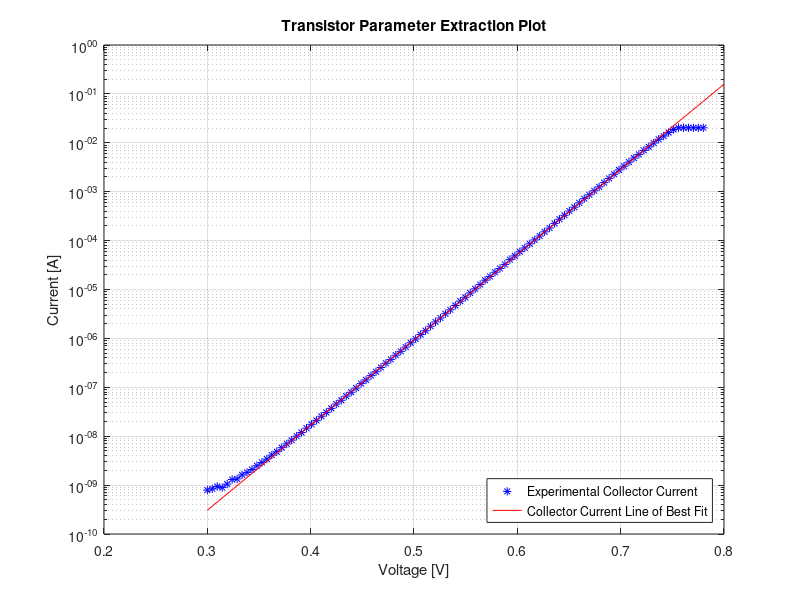
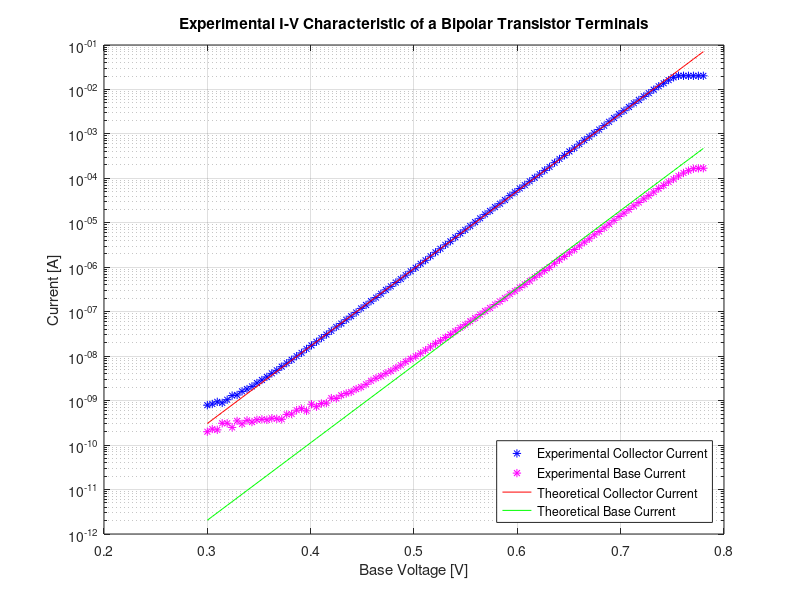
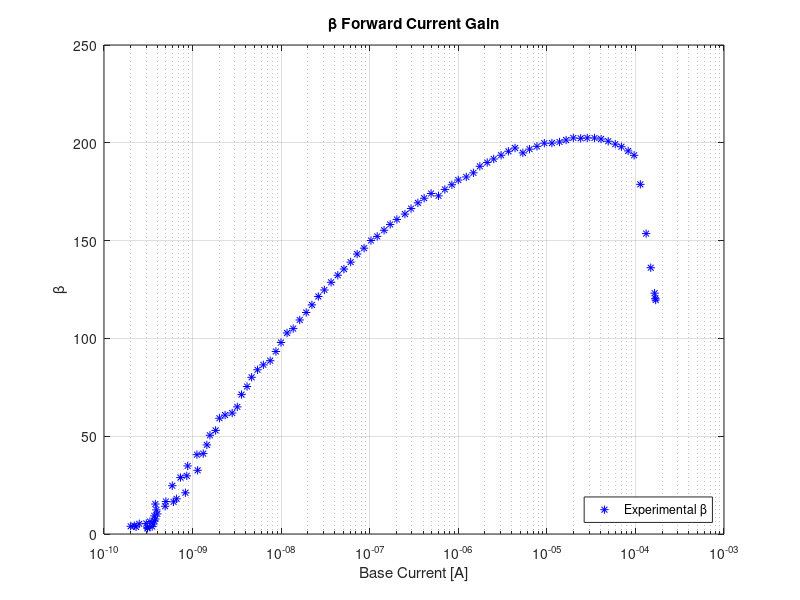
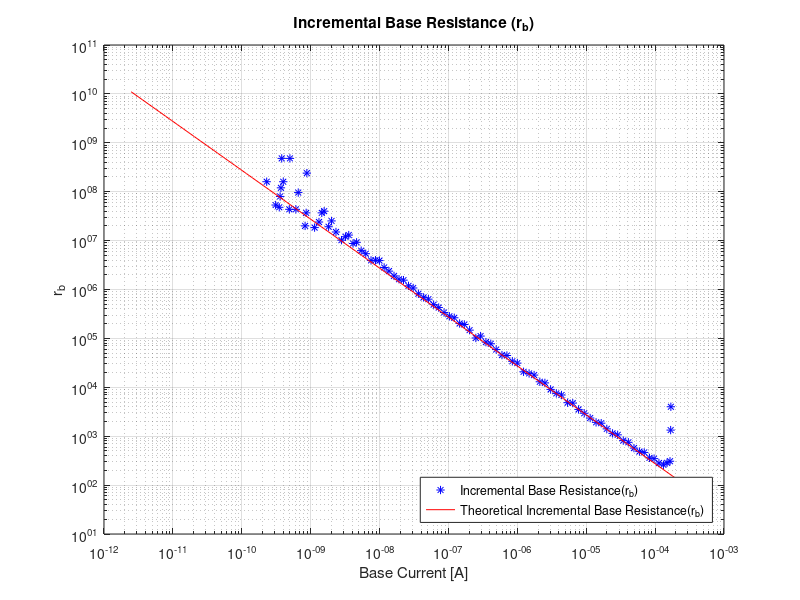

Source code (MATLAB) for these figures, in order:
%% Experiment 1
Experiment_1 = load('Experiment_1_NEW.mat');
Experiment_1.Ib = fliplr(Experiment_1.Ib);
Experiment_1.Ib = Experiment_1.Ib + 1.350e-09;
Experiment_1.Ie = (-1)*fliplr(Experiment_1.Ie);
Experiment_1.Vb = fliplr(Experiment_1.Vb);
Experiment_1.Ic = Experiment_1.Ie - Experiment_1.Ib;

Theoretical_1.Vb = Experiment_1.Vb(22:95);
x = linspace(0.3, 0.8, 100);
fit = polyfit(Theoretical_1.Vb,log(Experiment_1.Ic(22:95)),1);
line = exp(fit(1) * x + fit(2));

%U_T = (0.026);
U_T = 1/(fit(1));
I_s = exp(fit(2));

% Beta is assumed to be 100~.
Theoretical_Beta = 150;
Theoretical_1.Ib = (I_s./Theoretical_Beta)*exp(Experiment_1.Vb/U_T);
Theoretical_1.Ic = I_s*exp((Experiment_1.Vb)/U_T);
Theoretical_1.Ie = Theoretical_1.Ic + Theoretical_1.Ib;
Theoretical_1.rb = diff(Experiment_1.Vb)./diff(Theoretical_1.Ib);
Theoretical_1.gm = diff(Theoretical_1.Ic)./diff(Experiment_1.Vb);

figure
semilogy(Experiment_1.Vb,Experiment_1.Ic,'b*')
hold on
semilogy(x,line,'r-');
title('Transistor Parameter Extraction Plot')
xlabel('Voltage [V]')
ylabel('Current [A]')
legend('Experimental Collector Current','Collector Current Line of Best Fit','Location','Southeast')
grid on
hold off

figure
semilogy(Experiment_1.Vb,Experiment_1.Ic,'b*')
hold on
semilogy(Experiment_1.Vb,Experiment_1.Ib,'m*')
semilogy(Experiment_1.Vb,Theoretical_1.Ic,'r-')
semilogy(Experiment_1.Vb,Theoretical_1.Ib,'g-')
title('Experimental I-V Characteristic of a Bipolar Transistor Terminals')
xlabel('Base Voltage [V]')
ylabel('Current [A]')
legend('Experimental Collector Current','Experimental Base Current','Theoretical Collector Current','Theoretical Base Current','Location','Southeast')
grid on
hold off

% If we want to plot a range of Currents
% figure
% semilogy(Experiment_1.Vb(16:55),Experiment_1.Ic(16:55),'b*')
% hold on
% semilogy(Experiment_1.Vb(16:55),Experiment_1.Ib(16:55),'r*')
% semilogy(x(16:end),line(16:end),'g-','LineWidth',1.5);
% semilogy(Experiment_1.Vb(16:55),theoretical_Ic(16:55),'g*')
% title('Experimental I-V Characteristic of a Bipolar Transistor Terminals')
% xlabel('Voltage [V]')
% ylabel('Current [A]')
% legend('Experimental Collector Current','Experimental Base Current','Base Current Line of Best Fit','Location','Southeast')
% grid on
% hold off

figure
semilogx(Experiment_1.Ib,Experiment_1.Ic./Experiment_1.Ib,'b*')
hold on
title('\beta Forward Current Gain')
xlabel('Base Current [A]')
ylabel('\beta')
legend('Experimental \beta','Location','Southeast')
grid on
hold off

fit1rb = polyfit(log(Theoretical_1.Ib(2:end)),log(Theoretical_1.rb),1);
sloperb = exp(fit1rb(1));
interceptrb = exp(fit1rb(2));

figure
loglog(Experiment_1.Ib(2:end),diff(Experiment_1.Vb)./diff(Experiment_1.Ib),'b*')
hold on
loglog(Theoretical_1.Ib(2:end),Theoretical_1.rb,'r-')
title('Incremental Base Resistance (r_{b})')
xlabel('Base Current [A]')
ylabel('r_{b}')
legend('Incremental Base Resistance(r_{b})','Theoretical Incremental Base Resistance(r_{b})','Location','Southeast')
grid on
hold off

figure
loglog(Experiment_1.Ic(2:end),diff(Experiment_1.Ic)./diff(Experiment_1.Vb),'b*')
hold on
loglog(Theoretical_1.Ic(2:end),Theoretical_1.gm,'r-')
title('Incremental Transconductance Gain (g_{m})')
xlabel('Collector Current [A]')
ylabel('g_{m}')
legend('Experimental Incremental Transconductance Gain (g_{m})','Theoretical Incremental Transconductance Gain (g_{m})','Location','Southeast')
grid on
hold off

%% Experiment 2
% Find U_T and I_s for the didoe from Experiment 1
Experiment_1 = load('Experiment_1_NEW.mat');
Experiment_1.Ib = fliplr(Experiment_1.Ib);
Experiment_1.Ib = Experiment_1.Ib + 1.350e-09;
Experiment_1.Ie = (-1)*fliplr(Experiment_1.Ie);
Experiment_1.Vb = fliplr(Experiment_1.Vb);
Experiment_1.Ic = Experiment_1.Ie - Experiment_1.Ib;
Theoretical_1.Vb = Experiment_1.Vb(22:95);
x = linspace(0.3, 0.8, 100);
fit = polyfit(Theoretical_1.Vb,log(Experiment_1.Ic(22:95)),1);
line = exp(fit(1) * x + fit(2));
U_T = 1/(fit(1));
I_s = exp(fit(2));

% Experiment 2 Code
Experiment_2_200 = load('Experiment_2-200_NEW.mat');
Experiment_2_200.Ib = fliplr(Experiment_2_200.Ib)+5.4e-9;
Experiment_2_200.Ie = (-1)*fliplr(Experiment_2_200.Ie);
Experiment_2_200.Vb = fliplr(Experiment_2_200.Vb);

x200 = linspace(0.35,0.75,200);
fit200 = polyfit(Experiment_2_200.Vb(8:13),log(Experiment_2_200.Ie(8:13)),1);
line200 = exp(fit200(1)*x200 + fit200(2));
slope200 = fit200(1);
intercept200 = exp(fit200(2));

Experiment_2_2k = load('Experiment_2-2k_NEW.mat');
Experiment_2_2k.Ib = fliplr(Experiment_2_2k.Ib)+4.77e-10;
Experiment_2_2k.Ie = (-1)*fliplr(Experiment_2_2k.Ie);
Experiment_2_2k.Vb = fliplr(Experiment_2_2k.Vb);

x2k = linspace(0.35,0.65,200);
fit2k = polyfit(Experiment_2_2k.Vb(8:13),log(Experiment_2_2k.Ie(8:13)),1);
line2k = exp(fit2k(1)*x2k + fit2k(2));
slope2k = fit2k(1);
intercept2k = exp(fit2k(2));

Experiment_2_20k = load('Experiment_2-20k_NEW.mat');
Experiment_2_20k.Ib = fliplr(Experiment_2_20k.Ib)+1e-8;
Experiment_2_20k.Ie = (-1)*fliplr(Experiment_2_20k.Ie);
Experiment_2_20k.Vb = fliplr(Experiment_2_20k.Vb);

x20k = linspace(0.4,0.65,200);
fit20k = polyfit(Experiment_2_20k.Vb(9:13),log(Experiment_2_20k.Ie(9:13)),1);
line20k = exp(fit20k(1)*x20k + fit20k(2));
slope20k = fit20k(1);
intercept20k = exp(fit20k(2));

Experiment_2_200.Ic = Experiment_2_200.Ie - Experiment_2_200.Ib;
Experiment_2_2k.Ic = Experiment_2_2k.Ie - Experiment_2_2k.Ib;
Experiment_2_20k.Ic = Experiment_2_20k.Ie - Experiment_2_20k.Ib;

figure
semilogy(Experiment_2_200.Vb,Experiment_2_200.Ic,'b*')
hold on
semilogy(Experiment_2_2k.Vb,Experiment_2_2k.Ic,'g*')
semilogy(Experiment_2_20k.Vb,Experiment_2_20k.Ic,'m*')
semilogy(x,line,'r-')
%semilogy(x200,line200,'r-');
%semilogy(x2k,line2k,'k-');
%semilogy(x20k,line20k,'c-');
title('Emitter-Degenerated Bipolar Collector Current Characteristics')
xlabel('Base Voltage [V]')
ylabel('Collector Current [A]')
%legend('Experimental R = 200 \Omega','Experimental R = 2k \Omega','Experimental R = 20k \Omega',...
%    'Theoretical R = 200 \Omega','Theoretical R = 2k \Omega','Theoretical R = 20k \Omega','Location','Southeast')
legend('Experimental R = 200 \Omega','Experimental R = 2k \Omega','Experimental R = 20k \Omega',...
    'Theoretical Collector Current Characteristics from Experiment 1','Location','Southeast')
grid on
hold off

%x200Ic = linspace(0.6,4.85,200);
x200Ic = linspace(0.6,5,200);
fit200Ic = polyfit(Experiment_2_200.Vb(13:98),(Experiment_2_200.Ic(13:98)),1);
line200Ic = (fit200Ic(1)*x200Ic + fit200Ic(2));
slope200Ic = fit200Ic(1);
intercept200Ic = (fit200Ic(2));

figure
plot(Experiment_2_200.Vb,Experiment_2_200.Ic,'b*')
hold on
plot(x200Ic,line200Ic,'r-')
title('Emitter-Degenerated Bipolar Collector Current Characteristics R = 200 \Omega')
xlabel('Base Voltage [V]')
ylabel('Collector Current [A]')
legend('Experimental R = 200 \Omega','Theoretical R = 200 \Omega','Location','Southeast')
grid on
hold off

%x2kIc = linspace(0.6,4.85,200);
x2kIc = linspace(0.6,5,200);
fit2kIc = polyfit(Experiment_2_2k.Vb(13:98),(Experiment_2_2k.Ic(13:98)),1);
line2kIc = (fit2kIc(1)*x2kIc + fit2kIc(2));
slope2kIc = fit2kIc(1);
intercept2kIc = (fit2kIc(2));

figure
plot(Experiment_2_2k.Vb,Experiment_2_2k.Ic,'b*')
hold on
plot(x2kIc,line2kIc,'r-')
title('Emitter-Degenerated Bipolar Collector Current Characteristics R = 2k \Omega')
xlabel('Base Voltage [V]')
ylabel('Collector Current [A]')
legend('Experimental R = 2k \Omega','Theoretical R = 2k \Omega','Location','Southeast')
grid on
hold off

%x20kIc = linspace(0.6,4.85,200);
x20kIc = linspace(0.6,5,200);
fit20kIc = polyfit(Experiment_2_20k.Vb(13:98),(Experiment_2_20k.Ic(13:98)),1);
line20kIc = (fit20kIc(1)*x20kIc + fit20kIc(2));
slope20kIc = fit20kIc(1);
intercept20kIc = (fit20kIc(2));

figure
plot(Experiment_2_20k.Vb,Experiment_2_20k.Ic,'b*')
hold on
plot(x20kIc,line20kIc,'r-')
title('Emitter-Degenerated Bipolar Collector Current Characteristics with R = 20k \Omega')
xlabel('Base Voltage [V]')
ylabel('Collector Current [A]')
legend('Experimental R = 20k \Omega','Theoretical R = 20k \Omega','Location','Southeast')
grid on
hold off

Theoretical_Beta = 150;

x200Rb = linspace(5e-9,5e-6,100);
fit200Rb = polyfit(log(Experiment_2_200.Ib(11:13)),log(Theoretical_Beta*200*(1 + U_T./(200*Theoretical_Beta*Experiment_2_200.Ib(11:13)))),1);
line200Rb = exp((fit200Rb(1))*log(x200Rb) + ((fit200Rb(2))));
slope200Rb = fit200Rb(1);
intercept200Rb = exp(fit200Rb(2));

% Rb for each resistor
figure
loglog(Experiment_2_200.Ib,Theoretical_Beta*200*(1 + U_T./(200*Theoretical_Beta*Experiment_2_200.Ib)),'b*')
hold on
loglog(x200Rb,line200Rb,'-r')
title('Incremental Base Resistance(R_{b}) of Degenerated Bipolar Transistor Terminals with R = 200 \Omega')
xlabel('Base Current [A]')
ylabel('R_{b}')
legend('Incremental Base Resistance(R_{b})','Theoretical Incremental Base Resistance(R_{b})','Location','Southeast')
grid on
hold off

x2kRb = linspace(1e-10,1e-6,100);
fit2kRb = polyfit(log(Experiment_2_2k.Ib(10:13)),log(Theoretical_Beta*2000*(1 + U_T./(2000*Theoretical_Beta*Experiment_2_2k.Ib(10:13)))),1);
line2kRb = exp((fit2kRb(1))*log(x2kRb) + ((fit2kRb(2))));
slope2kRb = fit2kRb(1);
intercept2kRb = exp(fit2kRb(2));

figure
loglog(Experiment_2_2k.Ib,Theoretical_Beta*2000*(1 + U_T./(2000*Theoretical_Beta*Experiment_2_2k.Ib)),'b*')
hold on
loglog(x2kRb,line2kRb,'-r')
title('Incremental Base Resistance(R_{b}) of Degenerated Bipolar Transistor Terminals with R = 2 k\Omega')
xlabel('Base Current [A]')
ylabel('R_{b}')
legend('Incremental Base Resistance(R_{b})','Theoretical Incremental Base Resistance(R_{b})','Location','Southeast')
grid on
hold off

x20kRb = linspace(1e-9,5e-8,100);
fit20kRb = polyfit(log(Experiment_2_20k.Ib(9:11)),log(Theoretical_Beta*20000*(1 + U_T./(20000*Theoretical_Beta*Experiment_2_20k.Ib(9:11)))),1);
line20kRb = exp((fit20kRb(1))*log(x20kRb) + ((fit20kRb(2))));
slope20kRb = fit20kRb(1);
intercept20kRb = exp(fit20kRb(2));

figure
loglog(Experiment_2_20k.Ib,Theoretical_Beta*20000*(1 + U_T./(20000*Theoretical_Beta*Experiment_2_20k.Ib)),'b*')
hold on
loglog(x20kRb,line20kRb,'-r')
title('Incremental Base Resistance(R_{b}) of Degenerated Bipolar Transistor Terminals with R = 20 k\Omega')
xlabel('Base Current [A]')
ylabel('R_{b}')
legend('Incremental Base Resistance(R_{b})','Theoretical Incremental Base Resistance(R_{b})','Location','Southeast')
grid on
hold off

x200Gm = linspace(1e-9,5e-4,200);
fit200Gm = polyfit(log(Experiment_2_200.Ic(1:13)),log((1/200)*(1+((U_T/200)./Experiment_2_200.Ic(1:13)))),1);
line200Gm = exp((fit200Gm(1))*log(x200Gm) + ((fit200Gm(2))));
slope200Gm = fit200Gm(1);
intercept200Gm = exp(fit200Gm(2));

% Gm for each resistor
figure
loglog(Experiment_2_200.Ic,(1/200)*(1+((U_T/200)./Experiment_2_200.Ic)),'b*')
hold on
loglog(x200Gm,line200Gm,'-r')
title('Incremental Transconductance Gain (G_{m}) of Degenerated Bipolar Transistor with R = 200 \Omega')
xlabel('Collector Current [A]')
ylabel('G_{m}')
legend('Experimental Incremental Transconductance Gain (G_{m})','Theoretical Incremental Transconductance Gain (G_{m})','Location','Northeast')
grid on
hold off

x2kGm = linspace(1e-9,1e-5,100);
fit2kGm  = polyfit(log(Experiment_2_2k.Ic(9:12)),log((1/2000)*(1+((U_T/2000)./Experiment_2_2k.Ic(9:12)))),1);
line2kGm  = exp((fit2kGm(1))*log(x2kGm)+((fit2kGm(2))));
slope2kGm  = fit2kGm(1);
intercept2kGm  = exp(fit2kGm(2));

figure
loglog(Experiment_2_2k.Ic,(1/2000)*(1+((U_T/2000)./Experiment_2_2k.Ic)),'b*')
hold on
loglog(x2kGm,line2kGm,'-r')
title('Incremental Transconductance Gain (G_{m}) of Degenerated Bipolar Transistor with R = 2 k\Omega')
xlabel('Collector Current [A]')
ylabel('G_{m}')
legend('Experimental Incremental Transconductance Gain (G_{m})','Theoretical Incremental Transconductance Gain (G_{m})','Location','Northeast')
grid on
hold off

x20kGm = linspace(1e-10,1e-5,100);
fit20kGm  = polyfit(log(Experiment_2_20k.Ic(8:11)),log((1/20000)*(1+((U_T/20000)./Experiment_2_20k.Ic(8:11)))),1);
line20kGm  = exp((fit20kGm(1))*log(x20kGm)+((fit20kGm(2))));
slope20kGm  = fit20kGm(1);
intercept20kGm  = exp(fit20kGm(2));

figure
loglog(Experiment_2_20k.Ic,(1/20000)*(1+((U_T/20000)./Experiment_2_20k.Ic)),'b*')
hold on
loglog(x20kGm,line20kGm,'-r')
title('Incremental Transconductance Gain (G_{m}) of Degenerated Bipolar Transistor with R = 20 k\Omega')
xlabel('Collector Current [A]')
ylabel('G_{m}')
legend('Experimental Incremental Transconductance Gain (G_{m})','Theoretical Incremental Transconductance Gain (G_{m})','Location','Northeast')
grid on
hold off

%% Experiment 3

%--
Experiment_1 = load('Experiment34_param.mat');
Experiment_1.Ib = fliplr(Experiment_1.Ib);
Experiment_1.Ib = Experiment_1.Ib + 1.350e-09;
Experiment_1.Ie = (-1)*fliplr(Experiment_1.Ie);
Experiment_1.Vb = fliplr(Experiment_1.Vb);
Experiment_1.Ic = Experiment_1.Ie - Experiment_1.Ib;
Theoretical_1.Vb = Experiment_1.Vb(16:37);
x = linspace(0.3, 0.8, 100);
fit = polyfit(Theoretical_1.Vb,log(Experiment_1.Ic(16:37)),1);
line = exp(fit(1) * x + fit(2));
U_T = 1/(fit(1));
I_s = exp(fit(2));
%--

Experiment_3 = load('Experiment_3-20k_3-2.mat');
Experiment_3.Ib = fliplr(Experiment_3.Ib);
Experiment_3.Vb = fliplr(Experiment_3.Vb);
Experiment_3.Ve = fliplr(Experiment_3.Ve);

x = linspace(0.5,5,200);
fit2 = polyfit(Experiment_3.Vb(11:end),Experiment_3.Ve(11:end),1);
line2 = fit2(1)*x + fit2(2);
slope2 = fit2(1);
intercept2 = fit2(2);

figure
plot(Experiment_3.Vb(1:2:end),Experiment_3.Ve(1:2:end),'b*')
hold on
plot(x, line2, 'r-');
xlabel('V_{in} [V]')
ylabel('V_{out} [V]')
title('Voltage Transfer Characteristics for Common-Collector Amplifier Circuit')
legend('Experimental V_{in} vs. V_{out}','Theoretical V_{in} vs. V_{out}','Location','Southeast')
%legend('Experimental R_1 = 51 k\Omega','Experimental R_1 = 60 k\Omega','Experimental R_1 = 71 k\Omega','Location','Northwest')
grid on
hold off



%% Experiment 4

%--
Experiment_1 = load('Experiment34_param.mat');
Experiment_1.Ib = fliplr(Experiment_1.Ib);
Experiment_1.Ib = Experiment_1.Ib + 1.350e-09;
Experiment_1.Ie = (-1)*fliplr(Experiment_1.Ie);
Experiment_1.Vb = fliplr(Experiment_1.Vb);
Experiment_1.Ic = Experiment_1.Ie - Experiment_1.Ib;
Theoretical_1.Vb = Experiment_1.Vb(16:37);
x = linspace(0.3, 0.8, 100);
fit = polyfit(Theoretical_1.Vb,log(Experiment_1.Ic(16:37)),1);
line = exp(fit(1) * x + fit(2));
U_T = 1/(fit(1));
I_s = exp(fit(2));
%--

Experiment_4_60k = load('Experiment_4-60k_NEW.mat');
Experiment_4_60k.Ib = fliplr(Experiment_4_60k.Ib);
Experiment_4_60k.Vb = fliplr(Experiment_4_60k.Vb);
Experiment_4_60k.Vout = fliplr(Experiment_4_60k.Vout);

x60 = linspace(0.5,3.3,200);
fit60 = polyfit(Experiment_4_60k.Vb(10:70),Experiment_4_60k.Vout(10:70),1);
line60 = fit60(1)*x60 + fit60(2);
slope60= fit60(1);
intercept60 = fit60(2);

x602 = linspace(3.3,5,200);
fit602 = polyfit(Experiment_4_60k.Vb(70:end),Experiment_4_60k.Vout(70:end),1);
line602 = fit602(1)*x602 + fit602(2); 
slope602 = fit602(1);
intercept602 = fit602(2);

Experiment_4_80k = load('Experiment_4-80k_NEW.mat');
Experiment_4_80k.Ib = fliplr(Experiment_4_80k.Ib);
Experiment_4_80k.Vb = fliplr(Experiment_4_80k.Vb);
Experiment_4_80k.Vout = fliplr(Experiment_4_80k.Vout);

x80 = linspace(0.5,3.1,200);
fit80 = polyfit(Experiment_4_80k.Vb(10:60),Experiment_4_80k.Vout(10:60),1);
line80 = fit80(1)*x80 + fit80(2);
slope80= fit80(1);
intercept80 = fit80(2);

x802 = linspace(3.1,5,200);
fit802 = polyfit(Experiment_4_80k.Vb(60:end),Experiment_4_80k.Vout(60:end),1);
line802 = fit802(1)*x802 + fit802(2); 
slope802 = fit802(1);
intercept802 = fit802(2);

Experiment_4_100k = load('Experiment_4-100k_NEW.mat');
Experiment_4_100k.Ib = fliplr(Experiment_4_100k.Ib);
Experiment_4_100k.Vb = fliplr(Experiment_4_100k.Vb);
Experiment_4_100k.Vout = fliplr(Experiment_4_100k.Vout);

x100 = linspace(0.5,3.6,200);
fit100 = polyfit(Experiment_4_100k.Vb(10:70),Experiment_4_100k.Vout(10:70),1);
line100 = fit100(1)*x100 + fit100(2);
slope100 = fit100(1);
intercept100 = fit100(2);

x1002 = linspace(3.5,5,200);
fit1002 = polyfit(Experiment_4_100k.Vb(70:end),Experiment_4_100k.Vout(70:end),1);
line1002 = fit1002(1)*x1002 + fit1002(2); 
slope1002 = fit1002(1);
intercept1002 = fit1002(2);

figure
plot(Experiment_4_100k.Vb,Experiment_4_100k.Vout,'b*')
hold on
plot(x100, line100, 'r-');
plot(x1002, line1002, 'r-');
plot(Experiment_4_60k.Vb,Experiment_4_60k.Vout,'g*')
plot(x60, line60, 'k-');
plot(x602, line602, 'k-');
plot(Experiment_4_80k.Vb,Experiment_4_80k.Vout,'m*')
plot(x80, line80, 'c-');
plot(x802, line802, 'c-');
plot(Experiment_3.Vb(1:2:end),Experiment_3.Ve(1:2:end),'y*')
xlabel('V_{in} [V]')
ylabel('V_{out} [V]')
title('Voltage Transfer Characteristics for Inverter Circuit')
legend('Experimental R_1 = 51 k\Omega','Theoretical Line of Best Fit for Mode 1 operation (R_1 = 51 k\Omega)'...
    ,'Theoretical Line of Best Fit for Mode 2 operation (R_1 = 51 k\Omega)','Experimental R_1 = 60 k\Omega',...
    'Theoretical Line of Best Fit for Mode 1 operation (R_1 = 60 k\Omega)',...
    'Theoretical Line of Best Fit for Mode 2 operation (R_1 = 60 k\Omega)','Experimental R_1 = 71 k\Omega',...
    'Theoretical Line of Best Fit for Mode 1 operation (R_1 = 71 k\Omega)',...
    'Theoretical Line of Best Fit for Mode 2 operation (R_1 = 71 k\Omega)',...
    'Emitter-Follower VTC from Experiment 3','Location','Southoutside','NumColumns',2)
grid on
hold off

